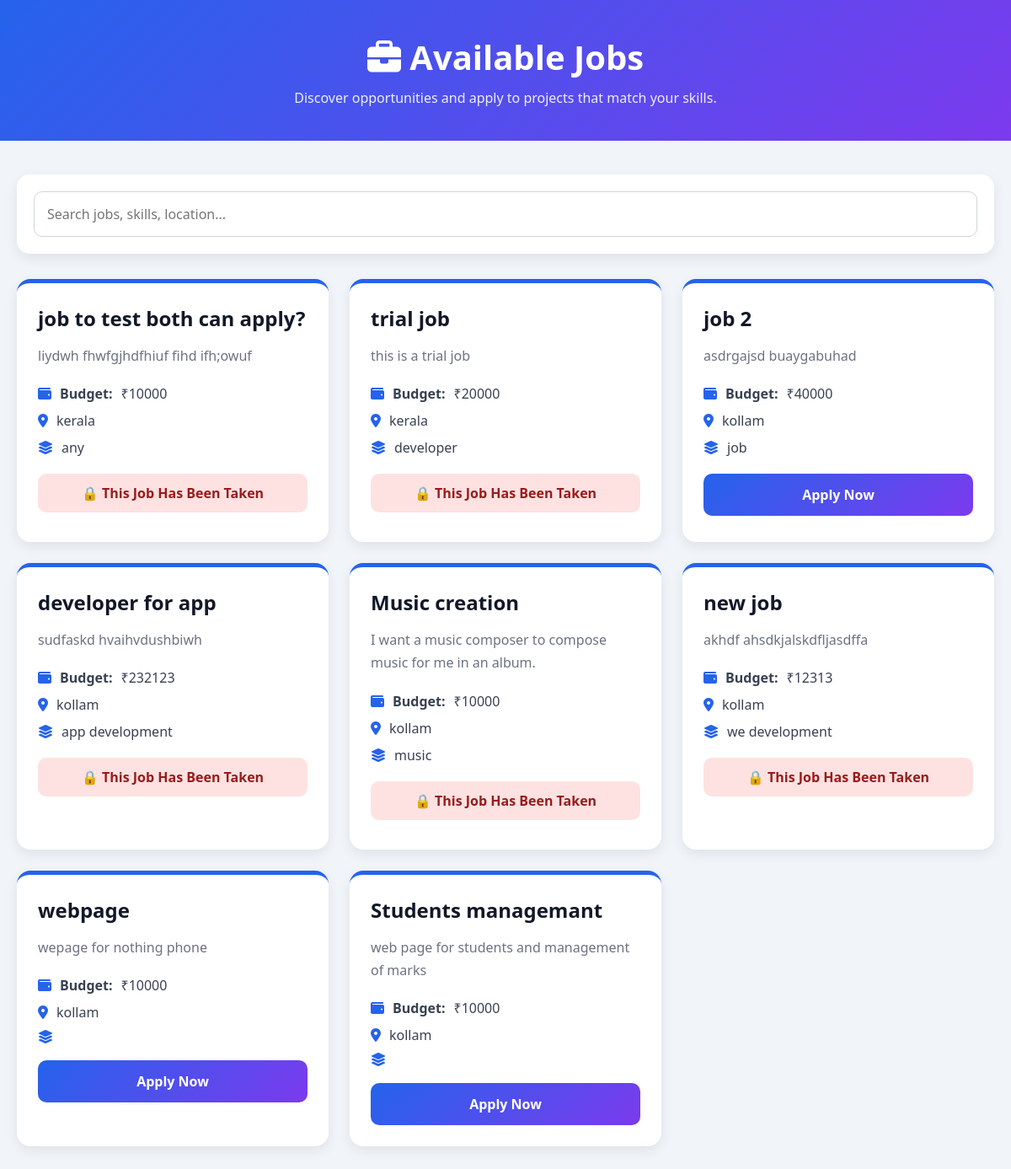
Screenshot of /jobs/ with the database file from the repository.
### app/models.py (models this page shows)
class Job(models.Model):
    client = models.ForeignKey(Client,on_delete=models.CASCADE)
    title = models.CharField(max_length=200)
    description = models.TextField()
    budget = models.IntegerField()
    location = models.CharField(max_length=100)
    category = models.CharField(max_length=100)
    completion_requested = models.BooleanField(default=False)
    completed = models.BooleanField(default=False)
    created_at = models.DateTimeField(auto_now_add=True)

### app/views.py (the view)
# urls.py: path("jobs/",views.job_list,name="job_list"),
def job_list(request):
    jobs = Job.objects.all().order_by("-created_at")
    freelancer_id = request.session.get("freelancer_id")
    applied_jobs = []
    if freelancer_id:
        applications = Application.objects.filter(
            freelancer_id=freelancer_id
        )
        applied_jobs = applications.values_list("job_id", flat=True)
        for job in jobs:
            my_app = applications.filter(job=job).first()
            accepted_app = Application.objects.filter(
                job=job,
                status="accepted"
            ).first()
            job.application_status = my_app.status if my_app else None
            job.is_taken = True if accepted_app else False
            job.taken_by_me = True if my_app and my_app.status == "accepted" else False
    else:
        for job in jobs:
            accepted_app = Application.objects.filter(
                job=job,
                status="accepted"
            ).first()
            job.application_status = None
            job.is_taken = True if accepted_app else False
            job.taken_by_me = False
    return render(request, "joblist.html", {
        "jobs": jobs,
        "applied_jobs": applied_jobs,
    })

### app/templates/joblist.html (shortened to what this page needs)
<!DOCTYPE html>
<html lang="en">
<head>
    <link rel="stylesheet" href="https://cdnjs.cloudflare.com/ajax/libs/font-awesome/6.5.1/css/all.min.css">
</head>
<body>
    <div class="header">
        <h1>
            <i class="fa-solid fa-briefcase"></i>
            Available Jobs
        </h1>
        <p>Discover opportunities and apply to projects that match your skills.</p>
    </div>
    <div class="container">
        <div class="search-box">
            <input type="text" placeholder="Search jobs, skills, location...">
        </div>
        {% if jobs %}
        <div class="jobs-grid">
            {% for job in jobs %}
            <div class="job-card">
                <h2 class="job-title">{{ job.title }}</h2>
                <p class="job-desc">{{ job.description }}</p>
                <div class="job-details">
                    <div class="detail">
                        <i class="fa-solid fa-wallet"></i>
                        <strong>Budget:</strong>
                        ₹{{ job.budget }}
                    </div>
                    <div class="detail">
                        <i class="fa-solid fa-location-dot"></i>
                        {{ job.location }}
                    </div>
                    <div class="detail">
                        <i class="fa-solid fa-layer-group"></i>
                        {{ job.category }}
                    </div>
                </div>
                {% if job.taken_by_me %}
                <div class="status-box committed">
                    ✅ Accepted / Project Committed
                </div>
                {% elif job.application_status == "rejected" %}
                <div class="status-box rejected">
                    ❌ Application Rejected
                </div>
                {% elif job.is_taken %}
                <div class="status-box rejected">
                    🔒 This Job Has Been Taken
                </div>
                {% else %}
                <a href="{% url 'apply_job' job.id %}" class="apply-btn">
                    Apply Now
                </a>
                {% endif %}
            </div>
            {% endfor %}
        </div>
        {% else %}
        <div class="empty">
            <i class="fa-solid fa-folder-open"></i>
            <h2>No Jobs Available Yet</h2>
            <p>New opportunities will appear here once clients post jobs.</p>
        </div>
        {% endif %}
    </div>
</body>
</html>

### app/templates/joblist.html (style rules this page uses)
* { margin: 0; padding: 0; box-sizing: border-box; font-family: 'Segoe UI', sans-serif; }
body { background: #f1f5f9; }
.header { background: linear-gradient(135deg, #2563eb, #7c3aed); color: white; padding: 40px; text-align: center; }
.header h1 { font-size: 40px; margin-bottom: 10px; }
.header p { opacity: 0.9; }
.container { max-width: 1200px; margin: 40px auto; padding: 0 20px; }
.search-box { background: white; padding: 20px; border-radius: 15px; margin-bottom: 30px; box-shadow: 0 5px 15px rgba(0, 0, 0, 0.08); }
.search-box input { width: 100%; padding: 15px; border: 1px solid #d1d5db; border-radius: 10px; font-size: 16px; }
.jobs-grid { display: grid; grid-template-columns: repeat(auto-fit, minmax(320px, 1fr)); gap: 25px; }
.job-card { background: white; border-radius: 16px; padding: 25px; box-shadow: 0 5px 15px rgba(0, 0, 0, 0.08); transition: 0.3s; border-top: 5px solid #2563eb; }
.job-title { font-size: 24px; color: #111827; margin-bottom: 15px; }
.job-desc { color: #6b7280; line-height: 1.7; margin-bottom: 20px; }
.job-details { margin-bottom: 20px; }
.detail { display: flex; align-items: center; gap: 10px; margin-bottom: 10px; color: #374151; }
.detail i { color: #2563eb; }
.apply-btn { display: block; text-align: center; background: linear-gradient(135deg, #2563eb, #7c3aed); color: white; text-decoration: none; padding: 14px; border-radius: 10px; font-weight: bold; transition: 0.3s; }
.status-box { padding: 12px; border-radius: 10px; text-align: center; font-weight: bold; margin-bottom: 10px; }
.rejected { background: #fee2e2; color: #991b1b; }

### rows the page displays
Job: title "job to test both can apply?", description "liydwh fhwfgjhdfhiuf fihd ifh;owuf", budget "10000", location "kerala", category "any", shows "🔒 This Job Has Been Taken"
Job: title "trial job", description "this is a trial job", budget "20000", location "kerala", category "developer", shows "🔒 This Job Has Been Taken"
Job: title "job 2", description "asdrgajsd buaygabuhad", budget "40000", location "kollam", category "job", shows "Apply Now"
Job: title "developer for app", description "sudfaskd hvaihvdushbiwh", budget "232123", location "kollam", category "app development", shows "🔒 This Job Has Been Taken"
Job: title "Music creation", description "I want a music composer to compose music for me in an album.", budget "10000", location "kollam", category "music", shows "🔒 This Job Has Been Taken"
Job: title "new job", description "akhdf ahsdkjalskdfljasdffa", budget "12313", location "kollam", category "we development", shows "🔒 This Job Has Been Taken"
Job: title "webpage", description "wepage for nothing phone", budget "10000", location "kollam", shows "Apply Now"
Job: title "Students managemant", description "web page for students and management of marks", budget "10000", location "kollam", shows "Apply Now"
